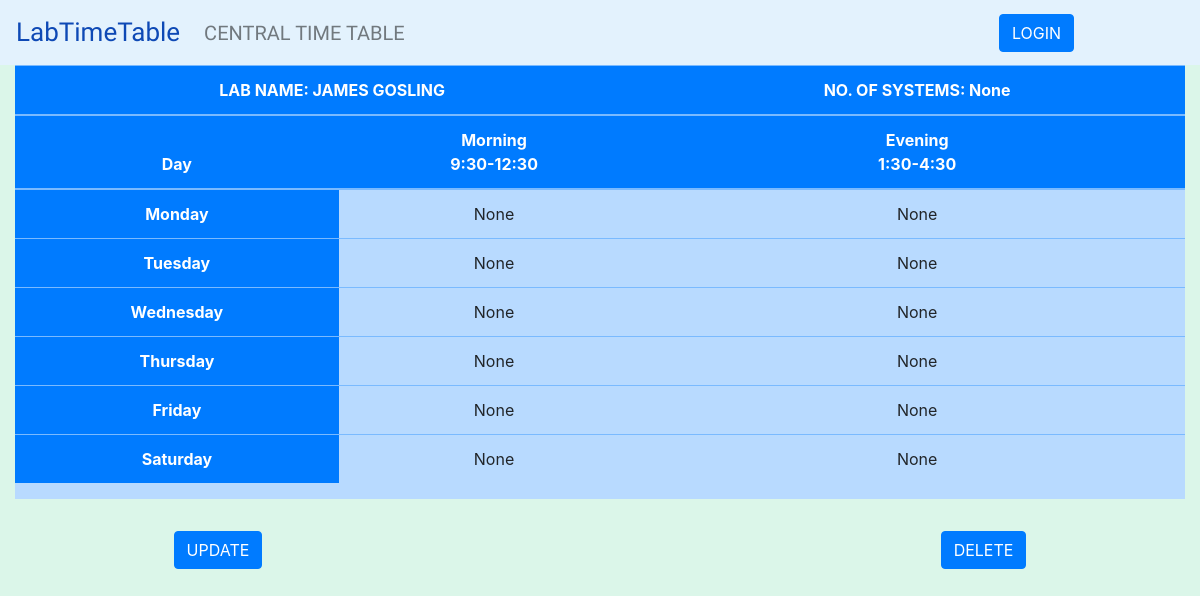
Page /clab/select/12 on the committed database.
### Labtt2/models.py (models this page shows)
class Listing(models.Model):
    lab_name=models.CharField(max_length=100,default="")
    systems=models.IntegerField(blank=True, null=True,default=0)
    monm=models.CharField(max_length=100,blank=True, null=True,default="")
    mone=models.CharField(max_length=100,blank=True, null=True,default="")
    tuem=models.CharField(max_length=100,blank=True, null=True,default="")
    tuee=models.CharField(max_length=100,blank=True, null=True,default="")
    wedm=models.CharField(max_length=100,blank=True, null=True,default="")
    wede=models.CharField(max_length=100,blank=True, null=True,default="")
    thum=models.CharField(max_length=100,blank=True, null=True,default="")
    thue=models.CharField(max_length=100,blank=True, null=True,default="")
    frim=models.CharField(max_length=100,blank=True, null=True,default="")
    frie=models.CharField(max_length=100,blank=True, null=True,default="")
    satm=models.CharField(max_length=100,blank=True, null=True,default="")
    sate=models.CharField(max_length=100,blank=True, null=True,default="")

### Labtt2/views.py (the view)
# urls.py: path("select/<int:id>",views.view_select,name='slct'),
def view_select(request,id):
    form=Listing.objects.get(id=id)
    return render(request,'demo/select.html',{'form':form})

### Labtt2/templates/demo/select.html (shortened to what this page needs)
{% extends 'demo/base.html' %}
{% block content %}
<div class="container-fluid .mt-5">
  <div class="mx-auto">
    <div class="table-responsive table-primary" >
    <table class="table" style="text-align:center">
    <thead>
      <tr class="bg-primary">
          <th scope="col" colspan="2">
              LAB NAME: {{form.lab_name}}
          </th>
          <th scope="col" colspan="1">
            NO. OF SYSTEMS: {{form.systems}}
          </th>
        </tr>
        <tr class="bg-primary">
          <th>Day</th>
          <th>Morning<br/>9:30-12:30</th>
          <th>Evening<br/>1:30-4:30</th>
        </tr>
      </thead>
      <tbody>
        <tr class="table-primary">
          <th scope="row" class="bg-primary">Monday</th>
          <td class="table-primary">
            {{form.monm}}
          </td>
          <td class="table-primary">
            {{form.mone}}
          </td>
        </tr>
        <tr >
          <tr class="table-primary">
            <th scope="row" class="bg-primary">Tuesday</th>
            <td class="table-primary">
              {{form.tuem}}
            </td>
            <td class="table-primary">
                {{form.tuee}}
            </td>
          </tr>
        <tr class="table-primary">
          <th scope="row" class="bg-primary">Wednesday</th>
          <td class="table-primary">
            {{form.wedm}}
          </td>
          <td class="table-primary">
              {{form.wede}}
          </td>
        </tr>
        <tr class="table-primary">
          <th scope="row" class="bg-primary">Thursday</th>
          <td class="table-primary">
            {{form.thum}}
          </td>
          <td class="table-primary">
              {{form.thue}}
          </td>
        </tr>
        <tr class="table-primary">
          <th scope="row" class="bg-primary">Friday</th>
          <td class="table-primary">
            {{form.frim}}
          </td>
          <td class="table-primary">
            {{form.frie}}
          </td>
        </tr>
        <tr class="table-primary">
          <th scope="row" class="bg-primary">Saturday</th>
          <td class="table-primary">
            {{form.satm}}
          </td>
          <td class="table-primary">
            {{form.sate}}
          </td>
        </tr>
      </tbody>
    </table>
    </div>
  </div>
</div>
<br>
<div class="d-flex justify-content-around mb-3">
  <div class="p-2">
    <form class="form" action="{% url 'update' form.id %}" method="post">
        <button type="submit" class="btn btn-primary" name="button">UPDATE</button>
    </form>
  </div>
  <br>
  <div class="p-2">
    <form class="form" action="{% url 'delete' form.id %}" method="post">
    <button type="submit" class="btn btn-primary" name="button">DELETE</button>
        </form>
  </div>
</div>
{% endblock %}

### Labtt2/static/css/styles.css (style rules this page uses)
.color-white,th { color:white!important; }

### rows in the picture
Listing: lab_name "JAMES GOSLING", systems "None", monm "None", mone "None", tuem "None", tuee "None", wedm "None", wede "None", thum "None", thue "None", frim "None", frie "None", satm "None", sate "None"
